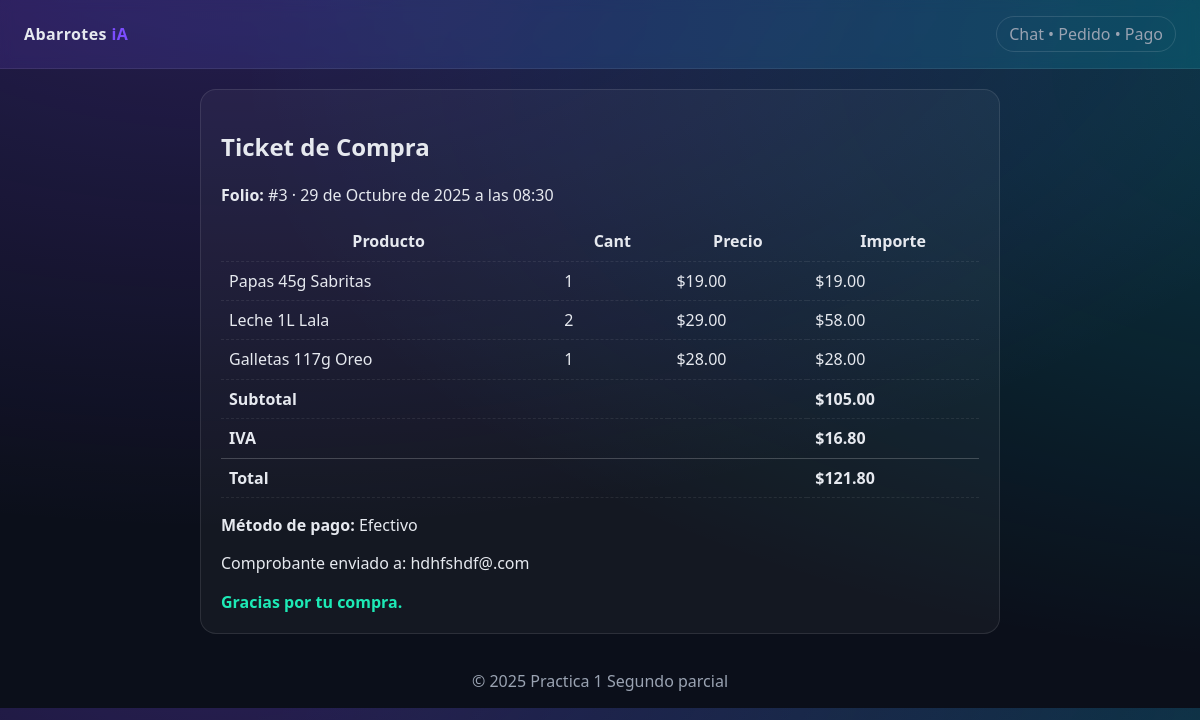
The app's page /recibo/3/ with its own data.
### shopbot/models.py (models this page shows, shortened)
class Order(models.Model):
    created_at = models.DateTimeField(auto_now_add=True)
    subtotal = models.DecimalField(max_digits=9, decimal_places=2, default=0)
    tax = models.DecimalField(max_digits=9, decimal_places=2, default=0)
    total = models.DecimalField(max_digits=9, decimal_places=2, default=0)
    paid = models.BooleanField(default=False)
    payment_method = models.CharField(max_length=32, blank=True)
    email = models.EmailField(blank=True)
    invoice_requested = models.BooleanField(default=False)
    rfc = models.CharField(max_length=20, blank=True)

class OrderItem(models.Model):
    order = models.ForeignKey(Order, on_delete=models.CASCADE, related_name="items")
    product = models.ForeignKey(Product, on_delete=models.PROTECT)
    quantity = models.PositiveIntegerField(default=1)
    unit_price = models.DecimalField(max_digits=9, decimal_places=2)
    def line_total(self):
        return self.quantity * self.unit_price

class Product(models.Model):
    sku = models.CharField(max_length=32, unique=True)
    name = models.CharField(max_length=120)
    brand = models.CharField(max_length=80)
    category = models.CharField(max_length=80)
    price = models.DecimalField(max_digits=9, decimal_places=2)
    cost = models.DecimalField(max_digits=9, decimal_places=2)
    stock = models.IntegerField(default=100)

### shopbot/views.py (the view)
# urls.py: path("recibo/<int:order_id>/", views.receipt, name="receipt"),
def receipt(request: HttpRequest, order_id: int):
    order = Order.objects.get(id=order_id)
    return render(request, "shopbot/receipt.html", {"order": order})

### templates/shopbot/receipt.html (shortened to what this page needs)
{% extends "base.html" %}
{% block content %}
<div class="ticket">
  <h2>{{ order.invoice_requested|yesno:"Factura,Ticket" }} de Compra</h2>
  <p><b>Folio:</b> #{{ order.id }} · {{ order.created_at }}</p>
  <table class="carttbl">
    <thead><tr><th>Producto</th><th>Cant</th><th>Precio</th><th>Importe</th></tr></thead>
    <tbody>
      {% for it in order.items.all %}
      <tr>
        <td>{{ it.product.name }} {{ it.product.brand }}</td>
        <td>{{ it.quantity }}</td>
        <td>${{ it.unit_price }}</td>
        <td>${{ it.line_total }}</td>
      </tr>
      {% endfor %}
    </tbody>
    <tfoot>
      <tr><td colspan="3">Subtotal</td><td>${{ order.subtotal }}</td></tr>
      <tr><td colspan="3">IVA</td><td>${{ order.tax }}</td></tr>
      <tr class="total"><td colspan="3">Total</td><td>${{ order.total }}</td></tr>
    </tfoot>
  </table>
  <p><b>Método de pago:</b> {{ order.payment_method|title }}</p>
  <p>Comprobante enviado a: {{ order.email }}</p>
  <div class="thanks">Gracias por tu compra.</div>
</div>
{% endblock %}

### templates/base.html (shortened to what this page needs)
<!doctype html>
<html lang="es">
<head>
  <link rel="stylesheet" href="/static/css/style.css">
</head>
<body>
  <header class="topbar">
    <div class="logo">Abarrotes <span>iA</span></div>
    <nav class="pill">Chat • Pedido • Pago</nav>
  </header>
  <main>
    {% block content %}{% endblock %}
  </main>
  <footer class="foot">© {% now "Y" %} Practica 1 Segundo parcial</footer>
</body>
</html>

### static/css/style.css (style rules this page uses)
:root { --bg:#0b0f1a; --panel:#0f1524; --acc:#7c4dff; --acc2:#00e5ff; --txt:#e6e9ef; --mut:#9aa3b2; --ok:#1de9b6; }
* { box-sizing:border-box }
body { margin:0;background:radial-gradient(1200px 600px at 20% -10%,rgba(124,77,255,.25),transparent), radial-gradient(1200px 600px at 120% 10%,rgba(0,229,255,.2),transparent), var(--bg); font:16px/1.4 system-ui, -apple-system, Segoe UI, Roboto; color:var(--txt) }
.topbar { display:flex;gap:16px;align-items:center;justify-content:space-between;padding:16px 24px;background:linear-gradient(90deg,rgba(124,77,255,.15),rgba(0,229,255,.15));backdrop-filter:blur(6px);border-bottom:1px solid rgba(255,255,255,.08) }
.logo { font-weight:700;letter-spacing:.4px }
.logo span { color:var(--acc) }
.pill { padding:6px 12px;border:1px solid rgba(255,255,255,.12);border-radius:999px;color:var(--mut) }
.carttbl { width:100%;border-collapse:collapse }
.carttbl th,.carttbl td { padding:8px;border-bottom:1px dashed rgba(255,255,255,.08) }
.carttbl tfoot td { font-weight:700 }
.carttbl .total td { border-top:1px solid rgba(255,255,255,.2) }
.ticket { max-width:800px;margin:20px auto;padding:20px;background:rgba(255,255,255,.04);border:1px solid rgba(255,255,255,.1);border-radius:16px }
.thanks { margin-top:16px;color:var(--ok);font-weight:700 }
.foot { color:var(--mut);text-align:center;padding:16px }

### records on screen
Order: invoice_requested "Ticket", id "3", created_at "29 de Octubre de 2025 a las 08:30", subtotal "105.00", tax "16.80", total "121.80", payment_method "Efectivo", email "hdhfshdf@.com"
OrderItem: product.name "Papas 45g", product.brand "Sabritas", quantity "1", unit_price "19.00", line_total "19.00"
OrderItem: product.name "Leche 1L", product.brand "Lala", quantity "2", unit_price "29.00", line_total "58.00"
OrderItem: product.name "Galletas 117g", product.brand "Oreo", quantity "1", unit_price "28.00", line_total "28.00"
